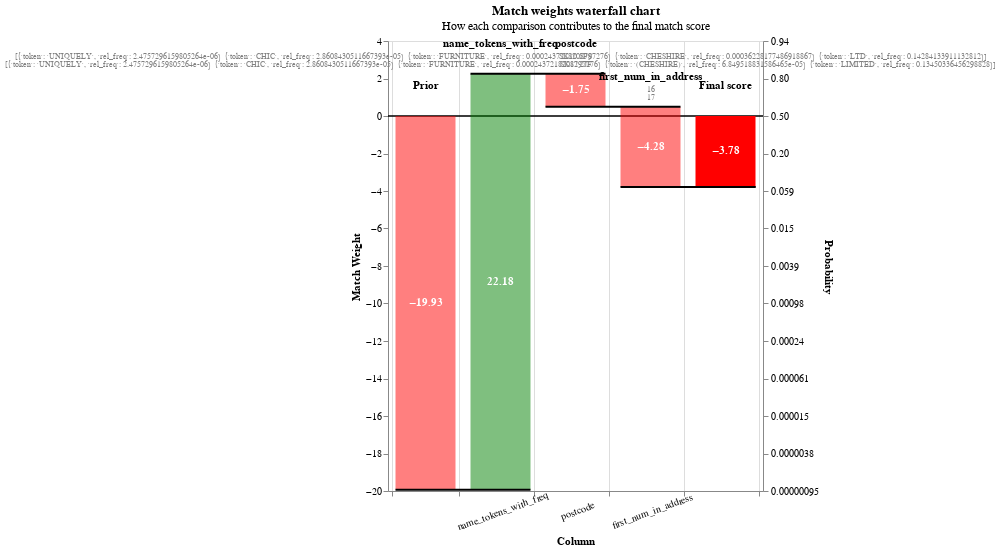

Notebook source saved alongside this figure:
### Code cell
sql = """
CREATE OR REPLACE TABLE comparison AS
select * from ranked_matches
where company_name_l != company_name_r
order by random()
limit 1
"""
duckdb.execute(sql)


sql = """
SELECT match_probability, COLUMNS('^(t[^f_].*|b[^f_].*|[^tb].*_l)$') AS '\\1'
FROM comparison
UNION ALL
SELECT match_probability, COLUMNS('^(t[^f_].*|b[^f_].*|[^tb].*_r)$') AS '\\1'
FROM comparison;
"""
duckdb.sql(sql).show(max_rows=10, max_width=200)

recs = duckdb.table("comparison").df().to_dict(orient="records")
linker.visualisations.waterfall_chart(recs)

### Figure 1 — Vega-Lite specification as saved in the notebook (floating-point values rounded to 4 significant figures)
{"config": {"view": {"continuousWidth": 400, "continuousHeight": 300}}, "layer": [{"layer": [{"mark": "rule", "encoding": {"color": {"value": "black"}, "size": {"value": 0.5}, "y": {"field": "zero", "type": "quantitative"}}}, {"mark": {"type": "bar", "width": 60}, "encoding": {"color": {"condition": {"test": "(datum.log2_bayes_factor < 0)", "value": "red"}, "value": "green"}, "opacity": {"condition": {"test": "datum.column_name == 'Prior match weight' || datum.column_name == 'Final score'", "value": 1}, "value": 0.5}, "tooltip": [{"field": "column_name", "title": "Comparison column", "type": "nominal"}, {"field": "value_l", "title": "Value (L)", "type": "nominal"}, {"field": "value_r", "title": "Value (R)", "type": "nominal"}, {"field": "label_for_charts", "title": "Label", "type": "ordinal"}, {"field": "sql_condition", "title": "SQL condition", "type": "nominal"}, {"field": "comparison_vector_value", "title": "Comparison vector value", "type": "nominal"}, {"field": "bayes_factor", "format": ",.4f", "title": "Bayes factor = m/u", "type": "quantitative"}, {"field": "log2_bayes_factor", "format": ",.4f", "title": "Match weight = log2(m/u)", "type": "quantitative"}, {"field": "prob", "format": ".4f", "title": "Cumulative match probability", "type": "quantitative"}, {"field": "bayes_factor_description", "title": "Match weight description", "type": "nominal"}], "x": {"axis": {"grid": true, "labelAlign": "center", "labelAngle": -20, "labelExpr": "datum.value == 'Prior' || datum.value == 'Final score' ? '' : datum.value", "labelPadding": 10, "tickBand": "extent", "title": "Column"}, "field": "column_name", "sort": {"field": "bar_sort_order", "order": "ascending"}, "type": "nominal"}, "y": {"axis": {"grid": false, "orient": "left", "title": "Match Weight"}, "field": "previous_sum", "type": "quantitative"}, "y2": {"field": "sum"}}}, {"mark": {"type": "text", "fontWeight": "bold"}, "encoding": {"color": {"value": "white"}, "text": {"condition": {"test": "abs(datum.log2_bayes_factor) > 1", "field": "log2_bayes_factor", "format": ".2f", "type": "nominal"}, "value": ""}, "x": {"axis": {"labelAngle": -20, "title": "Column"}, "field": "column_name", "sort": {"field": "bar_sort_order", "order": "ascending"}, "type": "nominal"}, "y": {"axis": {"orient": "left"}, "field": "center", "type": "quantitative"}}}, {"mark": {"type": "text", "baseline": "bottom", "dy": -25, "fontWeight": "bold"}, "encoding": {"color": {"value": "black"}, "text": {"field": "column_name", "type": "nominal"}, "x": {"axis": {"labelAngle": -20, "title": "Column"}, "field": "column_name", "sort": {"field": "bar_sort_order", "order": "ascending"}, "type": "nominal"}, "y": {"field": "sum_top", "type": "quantitative"}}}, {"mark": {"type": "text", "baseline": "bottom", "dy": -13, "fontSize": 8}, "encoding": {"color": {"value": "grey"}, "text": {"field": "value_l", "type": "nominal"}, "x": {"axis": {"labelAngle": -20, "title": "Column"}, "field": "column_name", "sort": {"field": "bar_sort_order", "order": "ascending"}, "type": "nominal"}, "y": {"field": "sum_top", "type": "quantitative"}}}, {"mark": {"type": "text", "baseline": "bottom", "dy": -5, "fontSize": 8}, "encoding": {"color": {"value": "grey"}, "text": {"field": "value_r", "type": "nominal"}, "x": {"axis": {"labelAngle": -20, "title": "Column"}, "field": "column_name", "sort": {"field": "bar_sort_order", "order": "ascending"}, "type": "nominal"}, "y": {"field": "sum_top", "type": "quantitative"}}}]}, {"mark": {"type": "rule", "color": "black", "strokeWidth": 2, "x2Offset": 30, "xOffset": -30}, "encoding": {"x": {"axis": {"labelAngle": -20, "title": "Column"}, "field": "column_name", "sort": {"field": "bar_sort_order", "order": "ascending"}, "type": "nominal"}, "x2": {"field": "lead"}, "y": {"axis": {"labelExpr": "format(1 / (1 + pow(2, -1*datum.value)), '.2r')", "orient": "right", "title": "Probability"}, "field": "sum", "scale": {"zero": false}, "type": "quantitative"}}}], "data": {"name": "data-fea2b19fe56b7f526507230928f38b4b"}, "height": 450, "params": [{"name": "record_number", "bind": {"input": "range", "max": 0, "min": 0, "step": 1}, "value": 0}], "resolve": {"axis": {"y": "independent"}}, "title": {"text": "Match weights waterfall chart", "subtitle": "How each comparison contributes to the final match score"}, "transform": [{"filter": "(datum.record_number == record_number)"}, {"filter": "(datum.bayes_factor !== 1.0)"}, {"window": [{"op": "sum", "field": "log2_bayes_factor", "as": "sum"}, {"op": "lead", "field": "column_name", "as": "lead"}], "frame": [null, 0]}, {"calculate": "datum.column_name === \"Final score\" ? datum.sum - datum.log2_bayes_factor : datum.sum", "as": "sum"}, {"calculate": "datum.lead === null ? datum.column_name : datum.lead", "as": "lead"}, {"calculate": "datum.column_name === \"Final score\" || datum.column_name === \"Prior match weight\" ? 0 : datum.sum - datum.log2_bayes_factor", "as": "previous_sum"}, {"calculate": "datum.sum > datum.previous_sum ? datum.column_name : \"\"", "as": "top_label"}, {"calculate": "datum.sum < datum.previous_sum ? datum.column_name : \"\"", "as": "bottom_label"}, {"calculate": "datum.sum > datum.previous_sum ? datum.sum : datum.previous_sum", "as": "sum_top"}, {"calculate": "datum.sum < datum.previous_sum ? datum.sum : datum.previous_sum", "as": "sum_bottom"}, {"calculate": "(datum.sum + datum.previous_sum) / 2", "as": "center"}, {"calculate": "(datum.log2_bayes_factor > 0 ? \"+\" : \"\") + datum.log2_bayes_factor", "as": "text_log2_bayes_factor"}, {"calculate": "datum.sum < datum.previous_sum ? 4 : -4", "as": "dy"}, {"calculate": "datum.sum < datum.previous_sum ? \"top\" : \"bottom\"", "as": "baseline"}, {"calculate": "1. / (1 + pow(2, -1.*datum.sum))", "as": "prob"}, {"calculate": "0*datum.sum", "as": "zero"}], "width": {"step": 75}, "$schema": "https://vega.github.io/schema/vega-lite/v5.9.3.json", "datasets": {"data-fea2b19fe56b7f526507230928f38b4b": [{"column_name": "Prior", "label_for_charts": "Starting match weight (prior)", "sql_condition": null, "log2_bayes_factor": -19.93, "bayes_factor": 1e-06, "comparison_vector_value": null, "m_probability": null, "u_probability": null, "bayes_factor_description": null, "value_l": "", "value_r": "", "term_frequency_adjustment": null, "bar_sort_order": 0, "record_number": 0}, {"sql_condition": "\n                    \n    list_intersect(name_tokens_with_freq_l, name_tokens_with_freq_r)\n        .list_transform(x -> x.rel_freq::float)\n        .list_concat([1.0::FLOAT]) -- in case there are no matches\n        .list_reduce((p, q) -> p * q)\n     < 1e-12\n                    ", "label_for_charts": "5. Array product is less than 1e-10", "m_probability": 0.95, "u_probability": 1.995e-07, "bayes_factor": 4763000.0, "log2_bayes_factor": 22.18, "comparison_vector_value": 5, "bayes_factor_description": "If comparison level is `array product is less than 1e-10` then comparison is 4,762,792 times more likely to be a match", "column_name": "name_tokens_with_freq", "value_l": "[{'token': 'UNIQUELY', 'rel_freq': 2.4757296159805264e-06}\n {'token': 'CHIC', 'rel_freq': 2.8608430511667393e-05}\n {'token': 'FURNITURE', 'rel_freq': 0.0002437218208797276}\n {'token': 'CHESHIRE', 'rel_freq': 0.00036228177486918867}\n {'token': 'LTD', 'rel_freq': 0.14284133911132812}]", "value_r": "[{'token': 'UNIQUELY', 'rel_freq': 2.4757296159805264e-06}\n {'token': 'CHIC', 'rel_freq': 2.8608430511667393e-05}\n {'token': 'FURNITURE', 'rel_freq': 0.0002437218208797276}\n {'token': '(CHESHIRE)', 'rel_freq': 6.849518831586465e-05}\n {'token': 'LIMITED', 'rel_freq': 0.13450336456298828}]", "term_frequency_adjustment": false, "bar_sort_order": 1, "record_number": 0}, {"sql_condition": "NULLIF(regexp_extract(\"postcode_l\", '^[A-Za-z]{1,2}', 0), '') = NULLIF(regexp_extract(\"postcode_r\", '^[A-Za-z]{1,2}', 0), '')", "label_for_charts": "Exact match on area", "m_probability": 0.0125, "u_probability": 0.04218, "bayes_factor": 0.2963, "log2_bayes_factor": -1.755, "comparison_vector_value": 1, "bayes_factor_description": "If comparison level is `exact match on area` then comparison is 3.374 times less likely to be a match", "column_name": "postcode", "value_l": "SK10 5PS", "value_r": "SK12 2JF", "term_frequency_adjustment": false, "bar_sort_order": 2, "record_number": 0}, {"sql_condition": "ELSE", "label_for_charts": "All other comparisons", "m_probability": 0.05, "u_probability": 0.9715, "bayes_factor": 0.05146, "log2_bayes_factor": -4.28, "comparison_vector_value": 0, "bayes_factor_description": "If comparison level is `all other comparisons` then comparison is 19.43 times less likely to be a match", "column_name": "first_num_in_address", "value_l": "16", "value_r": "17", "term_frequency_adjustment": false, "bar_sort_order": 3, "record_number": 0}, {"column_name": "Final score", "label_for_charts": "Final score", "sql_condition": null, "log2_bayes_factor": -3.783, "bayes_factor": 0.07264, "comparison_vector_value": null, "m_probability": null, "u_probability": null, "bayes_factor_description": null, "value_l": "", "value_r": "", "term_frequency_adjustment": null, "bar_sort_order": 4, "record_number": 0}]}}
